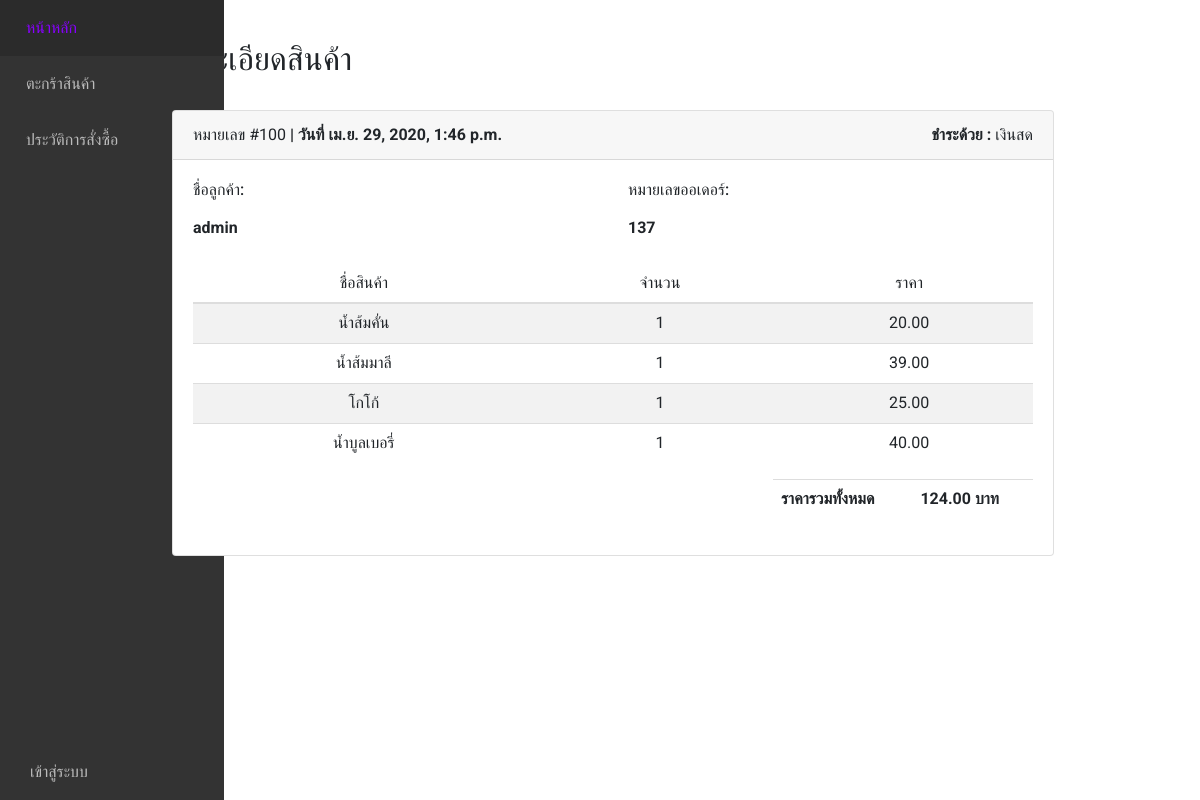
Page /manage/detail/137 on the committed database.
### main/models.py (models this page shows, shortened)
class Payment(models.Model):
    pay_id = models.ForeignKey(Order, on_delete=models.CASCADE,null=True)
    pay_time = models.DateTimeField(auto_now=True)
    pay_name = models.CharField(max_length=255,null=True)
    pay_file = models.ImageField(upload_to='customer_data_via_bank',null=True,blank=True)
    pay_status = models.CharField(max_length=255,null=True)

class Order(models.Model):
    date = models.DateTimeField()
    customer = models.ForeignKey(User, on_delete=models.PROTECT,null=True)
    total_price = models.FloatField()
    status = models.BooleanField(default=False)

class Order_Products(models.Model):
    order = models.ForeignKey(Order, on_delete=models.CASCADE,null=True)
    product = models.ForeignKey(Product, on_delete=models.CASCADE,null=True)
    amount = models.IntegerField(null=True)

class Product(models.Model):
    type = models.ForeignKey(Type, on_delete=models.PROTECT,null=True)
    name = models.CharField(max_length=255)
    description = models.CharField(max_length=255,null=True)
    price = models.FloatField()
    stock = models.IntegerField()
    picture = models.ImageField(default='product_pic/default.png',upload_to='product_pic',null=True,blank=True)

### manage/views.py (the view)
# urls.py: path('detail/<int:order_id>',views.detail,name='detail'),
def detail(request, order_id): #ดูรายละเอียดแต่ละการสั่งซื้อ
    order = Order.objects.get(pk=order_id)
    order2 = Order.objects.all().order_by('-id').filter(pk=order_id)
    pm = Payment.objects.filter(pay_id=order_id)
    order_product = Order_Products.objects.filter(order=order_id)
    context={
        'order':order,
        'product':order_product,
        'payment':pm,
        'order2':order2,
    }
    for i in pm:
        print(i.pay_name)
    return render(request,'manage/detail.html', context=context)

### manage/templates/manage/detail.html (shortened to what this page needs)
{% extends 'base.html' %}
{% block content %}
<h2>รายละเอียดสินค้า</h2><br>
{% for p in payment %}
<div class="container">
    <div class="card">
        <div class="card-header">
            หมายเลข #{{p.id}}
            <strong>| วันที่ {{p.pay_time}}</strong>
            <span class="float-right"> <strong>ชำระด้วย :</strong> {{p.pay_status}}</span>
        </div>
        <div class="card-body">
            <div class="row mb-4">
                <div class="col-sm-6">
                    <h6 class="mb-3">ชื่อลูกค้า:</h6>
                    <div>
                        {% if p.pay_status == "โอน/ชำระผ่านบัญชีธนาคาร" %}
                        <strong>{{p.pay_name}}</strong>
                        {%else%}
                            {% for o in order2 %}
                                <strong>{{ o.customer }}</strong>
                            {% endfor %}
                        {% endif %}
                    </div>
                </div>
                <div class="col-sm-6">
                    <h6 class="mb-3">หมายเลขออเดอร์:</h6>
                    <div>
                        <strong>{{p.pay_id.id}}</strong>
                    </div>
                </div>
            </div>
            <div class="table-responsive-sm">
                <table class="table table-striped text-center">
                    <thead>
                        <tr>
                            <th>ชื่อสินค้า</th>
                            <th>จำนวน</th>
                            <th class="right">ราคา</th>
                        </tr>
                    </thead>
                    <tbody>
                        {% for p in product %}
                        <tr>
                            <td>{{p.product.name}}</td>
                            <td>{{p.amount}}</td>
                            <td>{{p.product.price|stringformat:'.2f'}}</td>
                        </tr>
                        {% endfor %}
                    </tbody>
                </table>
            </div>
            <div class="row">
                <div class="col-lg-7 col-sm-1">
                </div>
                <div class="col-lg-4 col-sm-3 ml-auto">
                    <table class="table table-clear">
                        <tbody>
                            <td class="left">
                                <strong>ราคารวมทั้งหมด</strong>
                            </td>
                            <td class="right">
                                <strong>{{ order.total_price|stringformat:'.2f' }} บาท</strong>
                            </td>
                        </tbody>
                    </table>
                </div>
            </div>
        </div>
    </div>
</div>
<main role="main" class="container">
    <div class="row">
        <div class="col-12">
        {% endfor %}
        {% endblock %}

### static/css2/style.css (style rules this page uses)
html,body,div,span,applet,object,iframe,h1,h2,h3,h4,h5,h6,p,blockquote,pre,a,abbr,acronym,address,big,cite,code,del,dfn,em,img,ins,kbd,q,s,samp,small,strike,strong,sub,sup,tt,var,b,u,i,dl,dt,dd,ol,nav ul,nav li,fieldset,form,label,legend,table,caption,tbody,tfoot,thead,tr,th,td,article,aside,canvas,details,embed,figure,figcaption,footer,header,hgroup,menu,nav,output,ruby,section,summary,time,mark,audio,video { margin:0;padding:0;border:0;font-size:100%;font:inherit;vertical-align:baseline; }
table { border-collapse:collapse;border-spacing:0; }
body { padding:0; margin:0; font-family: 'Open Sans', sans-serif; }
h1,h3,h4,h5,h6 { margin:0; }

### static/css/styles.css (style rules this page uses)
:root { --sidebar-width: 4.5em; }
body { margin: 0; padding: 0; font-family: 'Roboto'; }
* { outline: none; box-sizing: border-box; }
.main h2 { font-size: 2em; margin-top: 0px; }

### rows in the picture
Payment: id "100", pay_time "เม.ย. 29, 2020, 1:46 p.m.", pay_status "เงินสด", pay_id.id "137"
Order: customer "admin", total_price "124.00"
Order_Products: product.name "น้ำส้มคั่น", amount "1", product.price "20.00"
Order_Products: product.name "น้ำส้มมาลี", amount "1", product.price "39.00"
Order_Products: product.name "โกโก้", amount "1", product.price "25.00"
Order_Products: product.name "น้ำบูลเบอรี่", amount "1", product.price "40.00"
